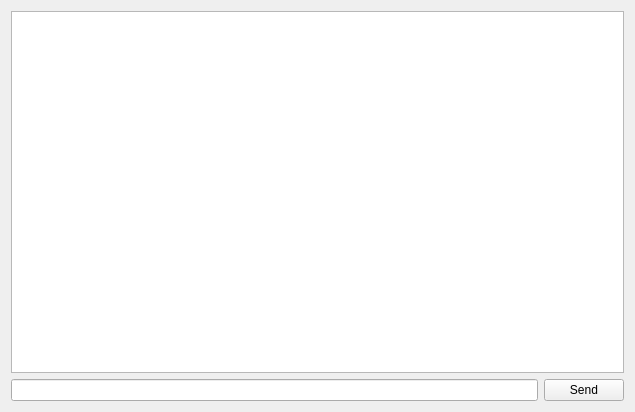
<?xml version="1.0" encoding="UTF-8"?>
<ui version="4.0">
 <class>Form</class>
 <widget class="QWidget" name="Form">
  <property name="geometry">
   <rect>
    <x>0</x>
    <y>0</y>
    <width>635</width>
    <height>412</height>
   </rect>
  </property>
  <property name="windowTitle">
   <string>Form</string>
  </property>
  <layout class="QVBoxLayout" name="verticalLayout">
   <item>
    <widget class="QListView" name="listView"/>
   </item>
   <item>
    <layout class="QHBoxLayout" name="horizontalLayout">
     <item>
      <widget class="QLineEdit" name="lineEdit"/>
     </item>
     <item>
      <widget class="QPushButton" name="pushButton">
       <property name="text">
        <string>Send</string>
       </property>
      </widget>
     </item>
    </layout>
   </item>
  </layout>
 </widget>
 <resources/>
 <connections/>
</ui>
